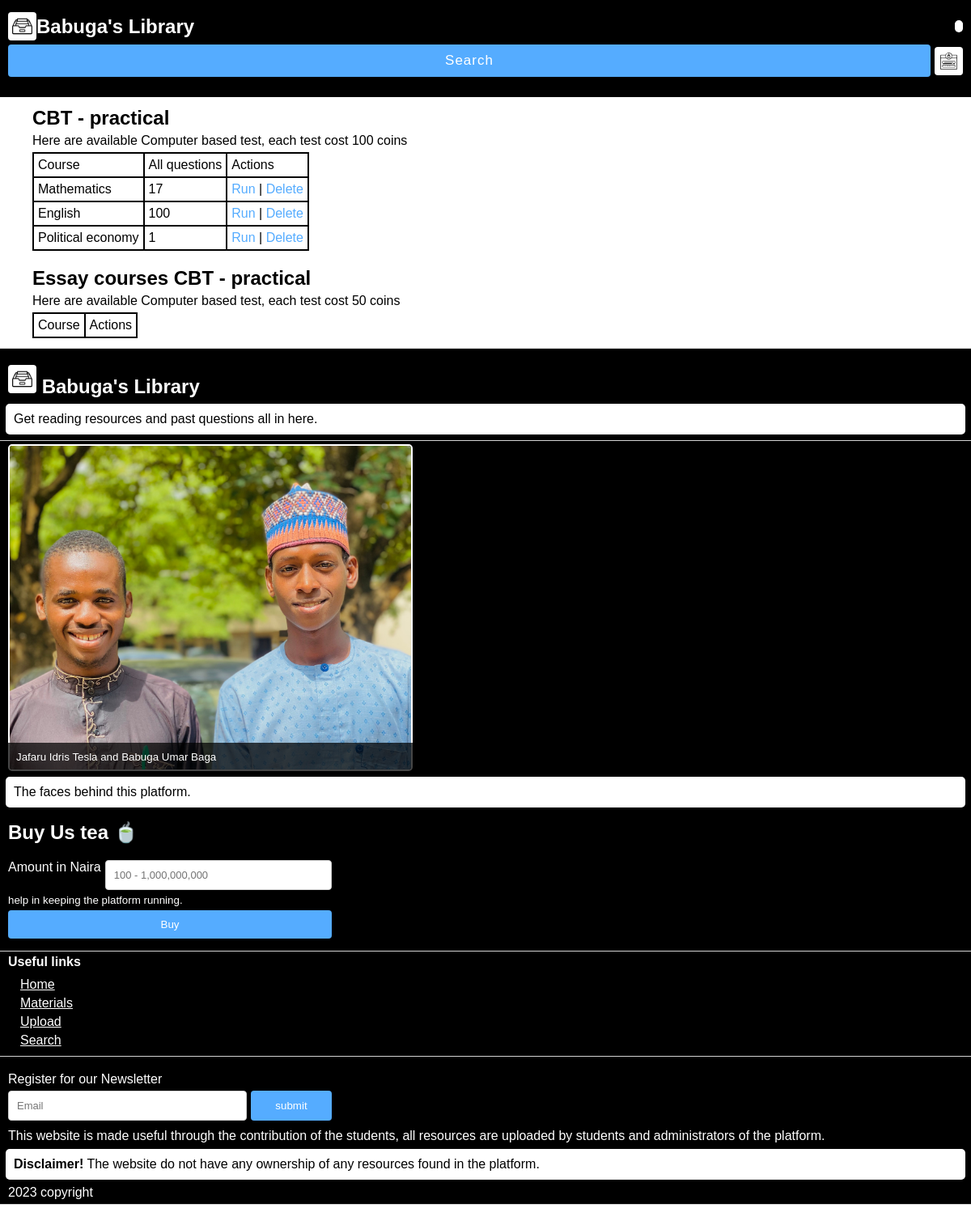
The app's page /cbt/tests/, older data.
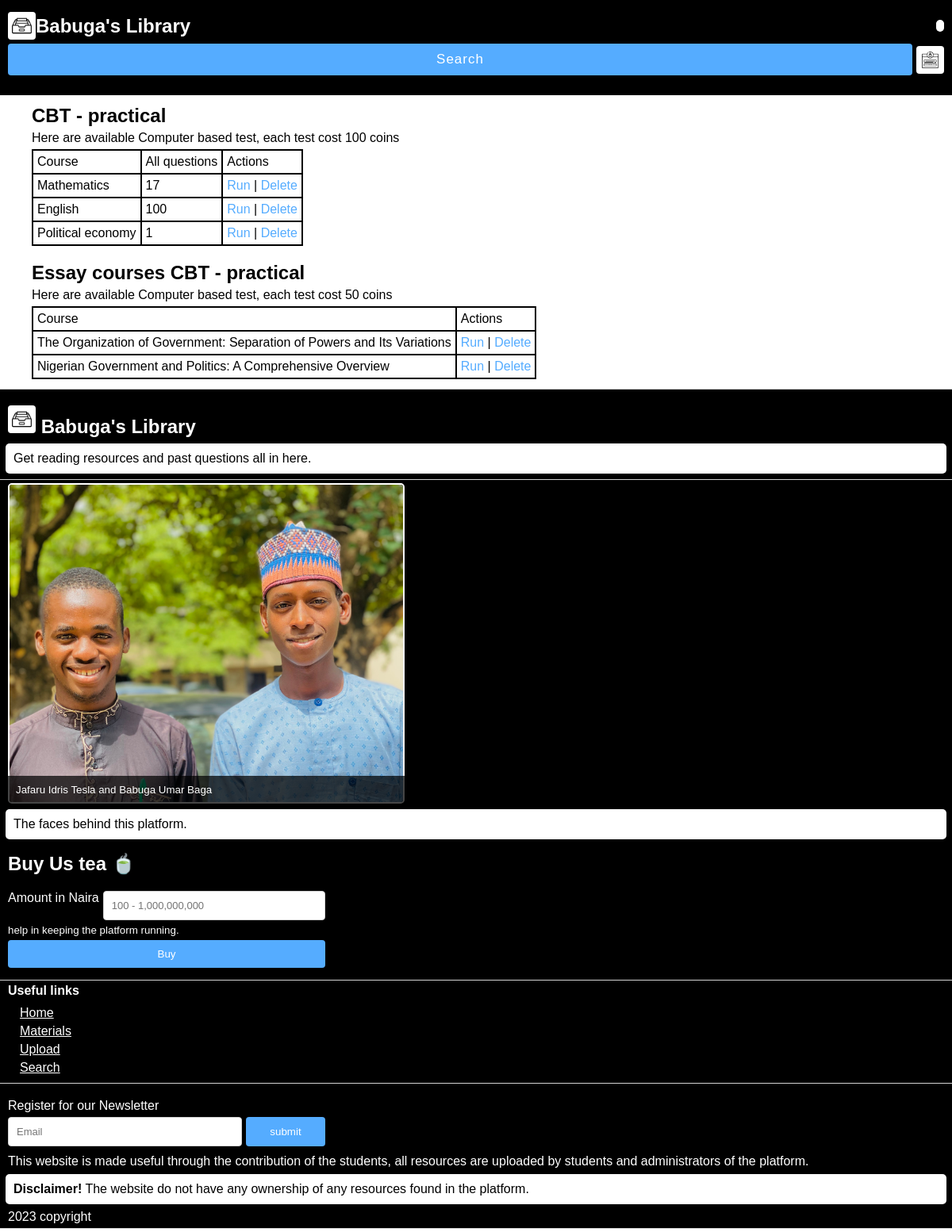
The same page, newer data.
### cbt/models.py (models this page shows)
class Course(models.Model):
    name = models.TextField()
    questions = models.ManyToManyField("Question", blank=True)

class EssayTest(models.Model):
    topic = models.CharField(max_length=100)
    note = models.TextField()
    questions = models.ManyToManyField("EssayQuestion", blank=True)

### cbt/views.py (the view)
# urls.py: path("tests/", views.tests, name="cbt_tests"),
def tests(request):
    obj = cbt.objects.all()
    ess = EssayTest.objects.all()
    return render(request, "cbt/cbt_tests.html", {"obj": obj, "ess": ess})

### templates/cbt/cbt_tests.html
{% extends "base.html" %}
{% block content %}
<section>
    <h2>CBT - practical</h2>
    <p>Here are available Computer based test, each test cost 100 coins</p>
    <table>
        <thead>
            <tr>
                <td>Course</td>
                <td>All questions</td>
                <td>Actions</td>
            </tr>
        </thead>
        <tbody>
        {% for c in obj %}
        <tr>
            <td>{{c.name}}</td>
            <td>{{c.questions.count}}</td>
            <td><a href="{% url "cbt_test" c.id %}">Run</a> | <a href="#">Delete</a></td>
        </tr>
        {% endfor %}
        </tbody>
    </table>
</section>
<section>
    <h2>Essay courses CBT - practical</h2>
    <p>Here are available Computer based test, each test cost 50 coins</p>
    <table>
        <thead>
            <tr>
                <td>Course</td>
                <td>Actions</td>
            </tr>
        </thead>
        <tbody>
        {% for c in ess %}
        <tr>
            <td>{{c.topic}}</td>
            <td><a href="{% url "cbt_test_essay" c.id %}">Run</a> | <a href="#">Delete</a></td>
        </tr>
        {% endfor %}
        </tbody>
    </table>
</section>
{% endblock content %}

Row changes from the older to the newer data that the page shows:
added EssayTest: topic "The Organization of Government: Separation of Powers and Its Variations"
added EssayTest: topic "Nigerian Government and Politics: A Comprehensive Overview"
